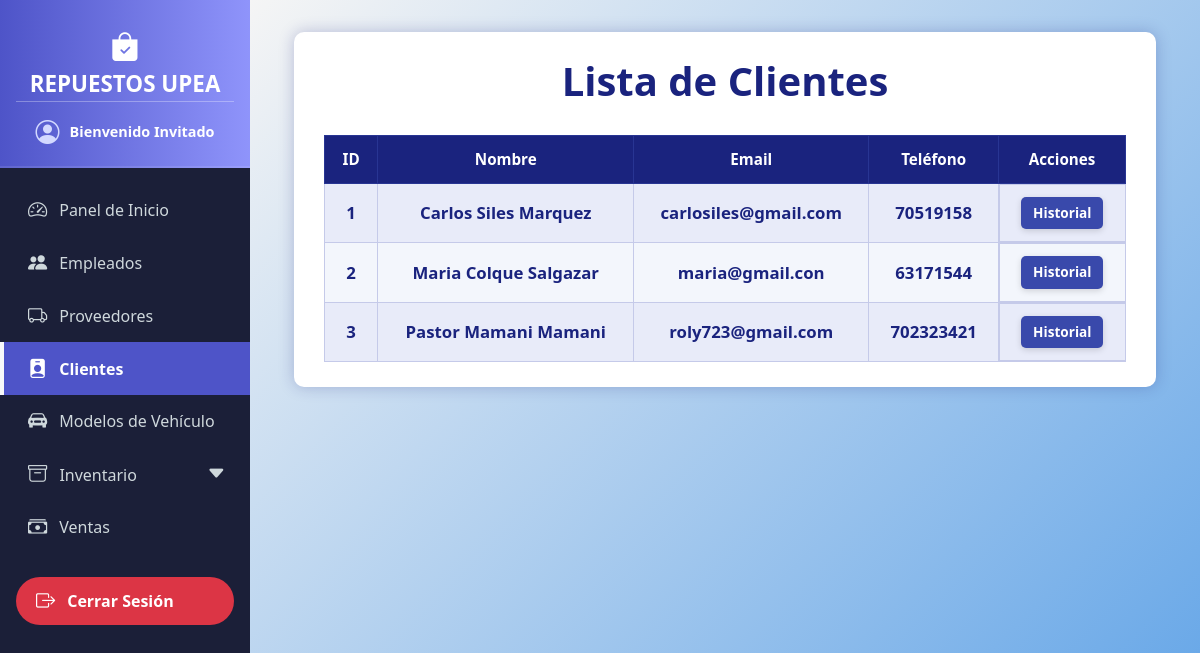
Page /clientes/ on the earlier database version.
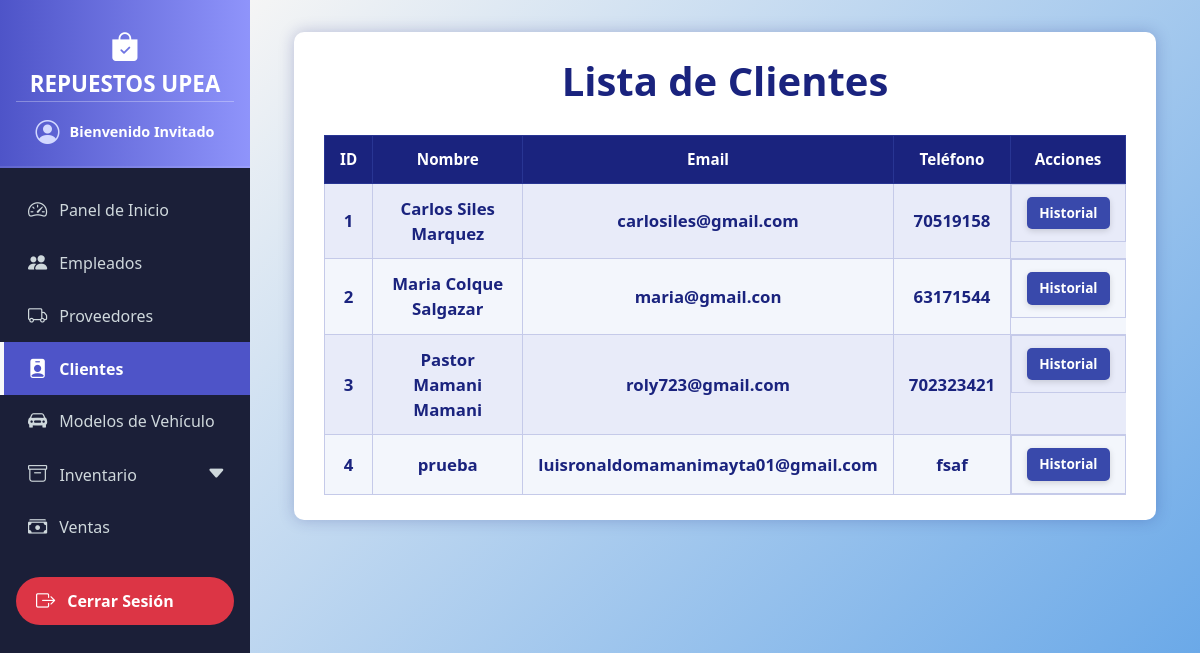
Same page on the later database version.
### models/cliente_model.py (models this page shows, shortened)
class Cliente(db.Model):
    __tablename__ = "clientes"
    id = db.Column(db.Integer, primary_key=True)
    nombre = db.Column(db.String(80), nullable=False)
    email = db.Column(db.String(100), nullable=False)
    telefono = db.Column(db.String(20), nullable=False)
    ventas = db.relationship('Venta',back_populates='cliente')
    @staticmethod
    def get_all():
        return Cliente.query.all()

### controllers/cliente_controller.py (the view)
@cliente_bp.route('/')
def index():
    clientes = Cliente.get_all()  # Devuelve lista de clientes
    return render_template('clientes/index.html', clientes=clientes)

### run.py (called while the page is built)
@app.context_processor
def inject_active_path():
    def is_active(path):
        return 'active' if request.path == path else ''
    return dict(is_active=is_active)

### templates/clientes/index.html (shortened to what this page needs)
{% extends 'base.html' %}
{% block content %}
<div class="container">
  <h1>Lista de Clientes</h1>
  <div class="table-responsive-wrapper">
    <table>
      <thead>
        <tr>
          <th>ID</th>
          <th>Nombre</th>
          <th>Email</th>
          <th>Teléfono</th>
          <th>Acciones</th>
        </tr>
      </thead>
      <tbody>
        {% for cliente in clientes %}
        <tr>
          <td>{{ cliente.id }}</td>
          <td>{{ cliente.nombre }}</td>
          <td>{{ cliente.email }}</td>
          <td>{{ cliente.telefono }}</td>
          <td class="actions">
            <a href="{{ url_for('cliente.historial', id=cliente.id) }}" class="history">Historial</a>
          </td>
        </tr>
        {% else %}
        <tr>
          <td colspan="5" style="font-style: italic; color: #1a237e;">No se encontraron clientes.</td>
        </tr>
        {% endfor %}
      </tbody>
    </table>
  </div>
</div>
{% endblock %}

Differences in the rows shown:
added Cliente: id "4", nombre "prueba", email "luisronaldomamanimayta01@gmail.com", telefono "fsaf"
